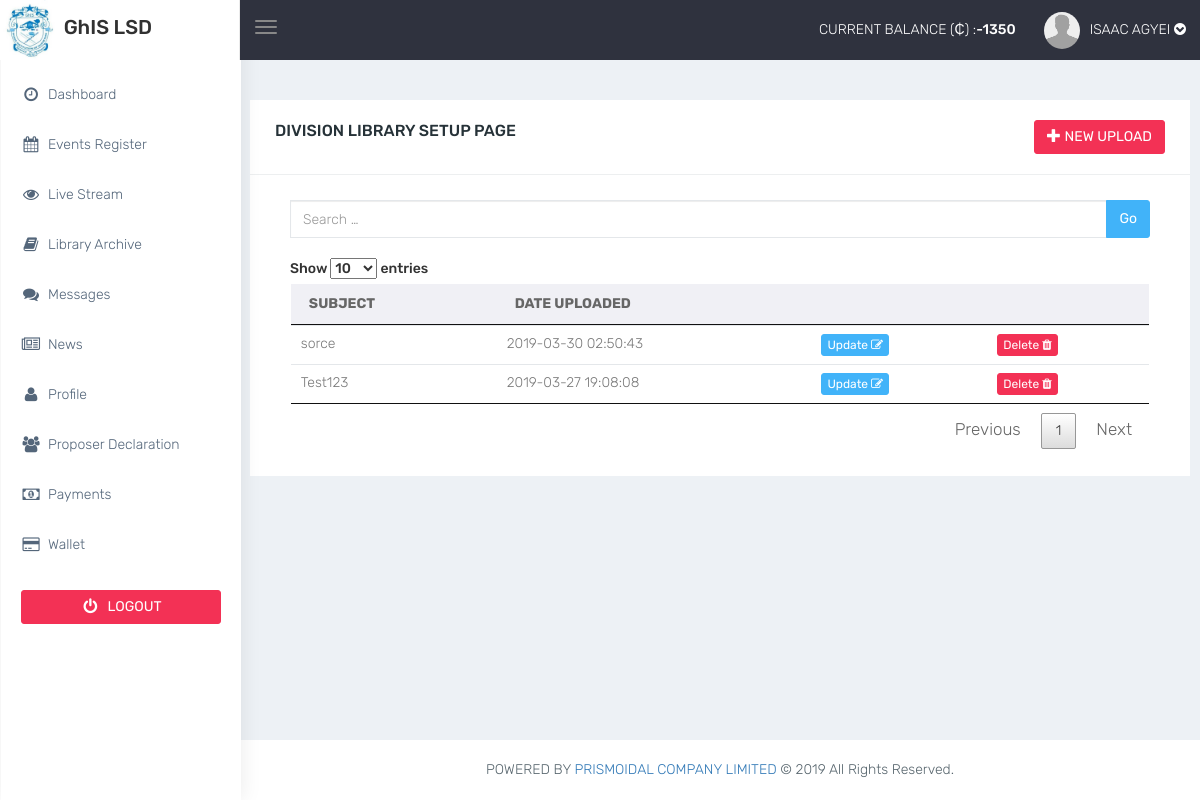
The page /pages/admin_library.php (signed in) on the database as committed earlier.
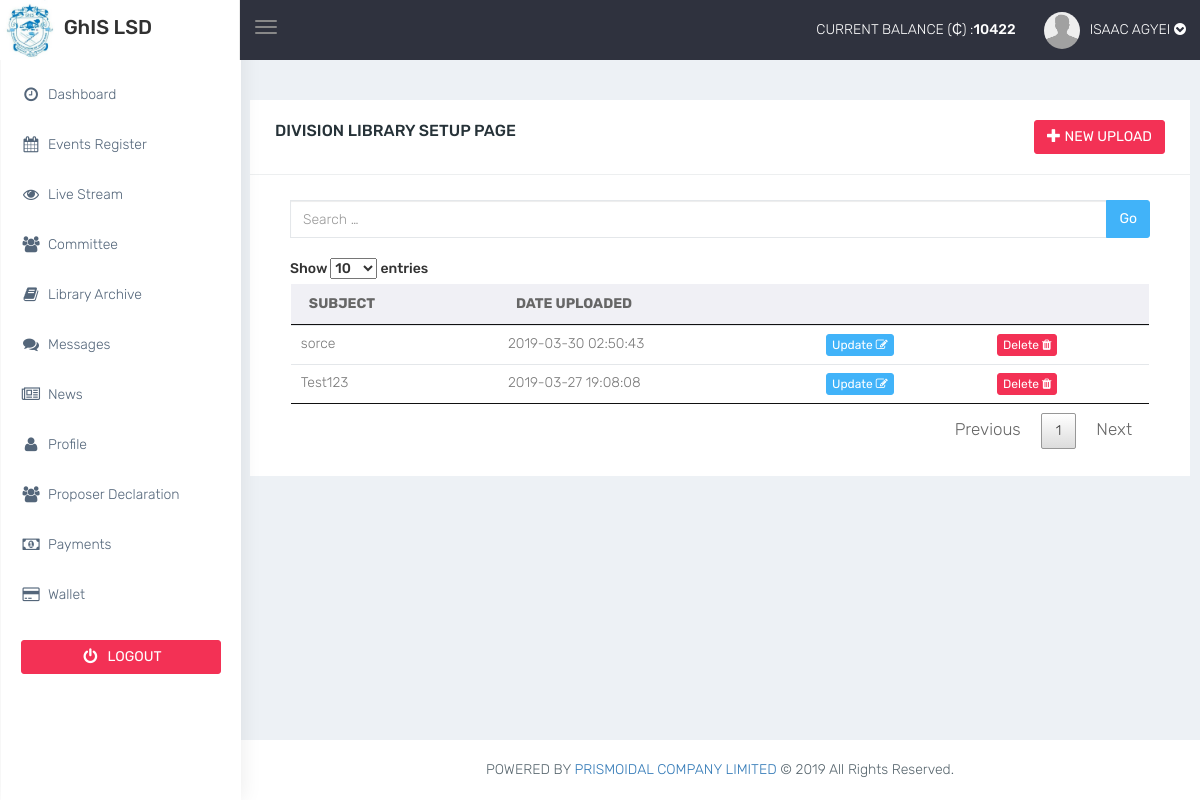
The same page on the database as committed later.
### tables this page shows
CREATE TABLE `members` (
  `members_id` int(11) NOT NULL,
  `first_name` varchar(100) NOT NULL,
  `last_name` varchar(100) NOT NULL,
  `other_name` varchar(100) NOT NULL,
  `dob` varchar(20) NOT NULL,
  `personal_contact` varchar(20) NOT NULL,
  `emergency_contact` varchar(20) NOT NULL,
  `house_number` varchar(50) NOT NULL,
  `house_location` varchar(255) NOT NULL,
  `postal_address` varchar(255) NOT NULL,
  `professional_number` varchar(20) NOT NULL,
  `year_elected` int(11) NOT NULL,
  `surveyor_type` varchar(50) NOT NULL,
  `designation` varchar(255) NOT NULL,
  `company_name` varchar(255) NOT NULL,
  `company_type` varchar(255) NOT NULL,
  `company_contact` varchar(255) NOT NULL,
  `corporate_email` varchar(100) NOT NULL,
  `region` varchar(50) NOT NULL,
  `office_location` varchar(255) NOT NULL,
  `company_address` varchar(255) NOT NULL,
  `current_balance` varchar(100) NOT NULL,
  `committes` text NOT NULL,
  `date_done` timestamp NOT NULL DEFAULT current_timestamp(),
  `division` varchar(20) NOT NULL,
  `user_id` varchar(11) NOT NULL
);

### pages/Classes/db/db.php (called while the page is built)
<?php
	class DbConnect{
		private $host = "localhost";
		private $dbname = "ghislsd_db";
		private $user = "root";
		private $password = "";
		public function connect(){
			try {
					$conn = new PDO("mysql:host=".$this->host."; dbname=".$this->dbname,$this->user,$this->password);
					$conn->setAttribute(PDO::ATTR_ERRMODE,PDO::ERRMODE_EXCEPTION);
					return $conn;
			} catch (PDOException $e) {
				echo "Database Error:".$e->getMessage();
			}
		}
	}
 ?>

### pages/Classes/UserBalance.php (called while the page is built, shortened)
<?php
	class UserBalance{
		private $dbConn;
		public function __construct(){
			require_once("db/db.php");
			$db = new DbConnect();
			$this->dbConn = $db->connect();
		}
			function get_balance(){
				$sql="SELECT current_balance FROM members WHERE professional_number = :memberId";
				$stmt = $this->dbConn->prepare($sql);
				$stmt->bindParam(":memberId",$_SESSION['member_id']);
				if ($stmt->execute()) {
					$results= $stmt->fetch(PDO::FETCH_ASSOC);
					return $results;
				}
				else{
					die();
					}
			}
			}
 ?>

### pages/Classes/Users.php (called while the page is built, shortened)
<?php
	class Users{
		private $dbConn;
		public function __construct(){
			require_once("db/db.php");
			$db = new DbConnect();
			$this->dbConn = $db->connect();
		}
				function get_header_fullname($data){
						$nameSql = "SELECT first_name,last_name FROM members WHERE professional_number=:professionalNumber";
						$nameStmt = $this->dbConn->prepare($nameSql);
						$nameStmt->bindParam(":professionalNumber",$data);
						if ($nameStmt->execute()) {
							$nameResults = $nameStmt->fetch(PDO::FETCH_ASSOC);
							if (!empty($nameResults)) {
								return $nameResults['first_name']." ".$nameResults['last_name'];
							}
							else{
								return $data;
							}
						}
				}
}
 ?>

### pages/admin_library.php (the view, shortened to what the changed rows need)
<?php
      include("header.php");
?>
<br>
<div class="row">
    <div class="panel panel-default">
        <div class="panel-body">
            <div class="col-md-12">
              <div class="table-responsive"><br>
                <table class="table table-hover">
                    <thead>
                        <tr>
                            <th>SUBJECT</th>
                            <th>DATE UPLOADED</th>
                            <th></th>
                            <th></th>
                        </tr>
                    </thead>
                </table>
              </div>
            </div>
        </div>
    </div>
<?php include("footer.php");?>

### pages/header.php (shortened to what the changed rows need)
<?php include_once("Classes/Check.php");
      require_once("Classes/UserBalance.php");
      require_once("Classes/Users.php");
      $objUsers = new Users;
?>
<!DOCTYPE html>
<html lang="en">
<head>
    <link href="bootstrap/dist/css/bootstrap.min.css" rel="stylesheet">
    <link href="../plugins/bower_components/sidebar-nav/dist/sidebar-nav.min.css" rel="stylesheet">
    <link href="css/animate.css" rel="stylesheet">
    <link href="css/style.css" rel="stylesheet">
    <link href="css/colors/default.css" id="theme" rel="stylesheet">
    <link rel="stylesheet" type="text/css" href="../plugins/bower_components\datepicker\datepicker.css">
    <link rel="stylesheet" type="text/css" href="../plugins/bower_components\select2\select2.min.css">
    <link rel="stylesheet" type="text/css" href="../plugins/bower_components\parsley\parsley.css">
    <link href="../plugins/bower_components/toastr/toastr.min.css" rel="stylesheet">
    <link rel="stylesheet" type="text/css" href="css/datatables.css">
    <link rel="stylesheet" type="text/css" href="../plugins/bower_components\bootstrap-toggle\bootstrap-toggle.min.css">
</head>
<body class="fix-header">
    <div id="wrapper">
        <nav class="navbar navbar-default navbar-static-top m-b-0">
            <div class="navbar-header">
                <ul class="nav navbar-top-links navbar-right pull-right">
                    <li>
                        <?php
                            if ($_SESSION['account_type'] ==  'member') {
                                $objUserBalance = new UserBalance;
                                $getBalance = $objUserBalance->get_balance();
                                echo "<a>CURRENT BALANCE (₵) :<b>".trim($getBalance["current_balance"])."</b></a>";
                            }
                         ?>
                    </li>
                    <li class="dropdown">
                        <a class="profile-pic dropdown-toggle" data-toggle="dropdown" href="#"> <img src="../plugins/images/avatar.png" alt="user-img" width="36" class="img-circle"><?php echo strtoupper($objUsers->get_header_fullname($_SESSION["member_id"])); ?> <i class="fa fa-chevron-circle-down"></i> </a>
                    </li>
                </ul>
            </div>
        </nav>
        <div id="navbar">
            <div class="col-md-2">
                <div class="navbar-default sidebar" role="navigation">
                    <div class="sidebar-nav slimscrollsidebar ">
                        <ul class="nav" id="side-menu">
                        </ul>
                    </div>
                </div>
            </div>
        </div>
        <div id="page-wrapper">
            <div class="container-fluid"><br>

Rows that differ between the two databases and show on the page:
changed members "ISAAC AGYEI": current_balance "-1350" → "10422"
Other text that changed with them:
text no longer shown: "Events Register Live Stream Library Archive Messages News Profile Proposer Declaration Payments Wallet"
text now shown: "Events Register Live Stream Committee Library Archive Messages News Profile Proposer Declaration Payments Wallet"
